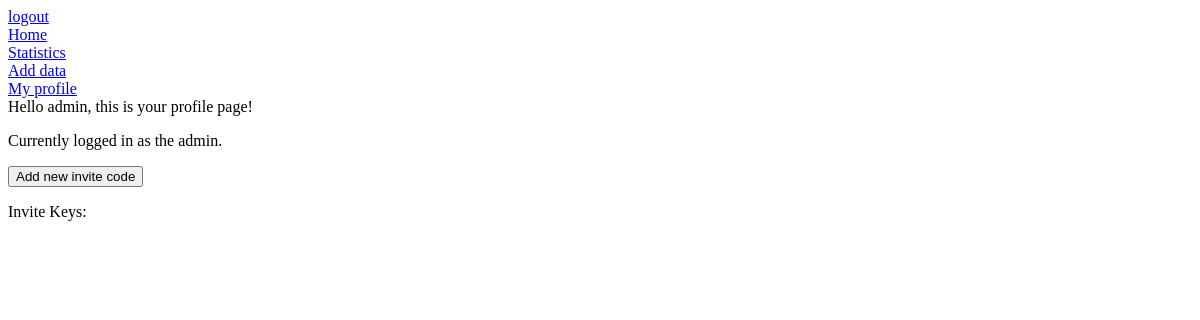
/profile/ (signed in), run on an earlier commit of the app's database.
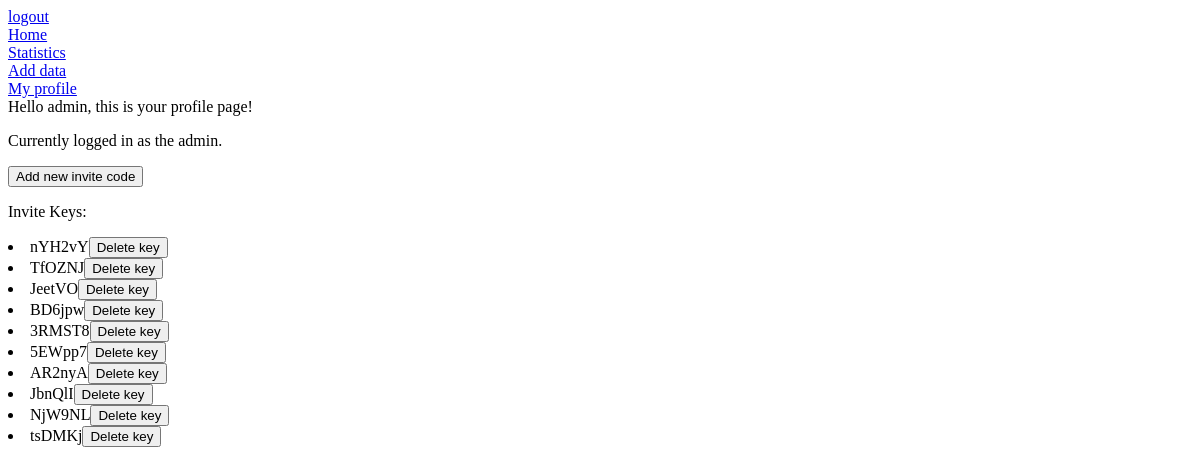
And on a later commit of the database.
### stats/models.py (models this page shows, shortened)
class InviteKey( models.Model ):
    id = models.CharField(max_length=6, primary_key=True)

### stats/views.py (the view)
# urls.py: url(r'^profile/$', views.profile, name='profile'),
@login_required
def profile(request):
    if request.user.is_superuser:
        keys = InviteKey.objects.all()
        data = {'keys':keys}
        return render(request, 'stats/profile.html', data)
    return render(request, 'stats/profile.html', {})

### stats/templates/stats/profile.html (shortened to what this page needs)
{% extends 'stats/base.html' %}
{% block body %}
    Hello {{ user.username }}, this is your profile page!
    {% if user.is_superuser %}
        <p>Currently logged in as the admin.</p>
        <button id="addkeybtn">Add new invite code</button>
        <p>Invite Keys:</p>
        {% for k in keys %}
            <div class="{{ k.id }}_div">
                <li>
                    {{ k.id }}<button id="{{ k.id }}" class="del_btn">Delete key</button>
                </li>
            </div>
        {% endfor %}
    {% endif %}
{% endblock %}

What changed in the data, as far as the page shows it:
added InviteKey: id "nYH2vY"
added InviteKey: id "TfOZNJ"
added InviteKey: id "JeetVO"
added InviteKey: id "BD6jpw"
added InviteKey: id "3RMST8"
added InviteKey: id "5EWpp7"
added InviteKey: id "AR2nyA"
added InviteKey: id "JbnQlI"
added InviteKey: id "NjW9NL"
added InviteKey: id "tsDMKj"
